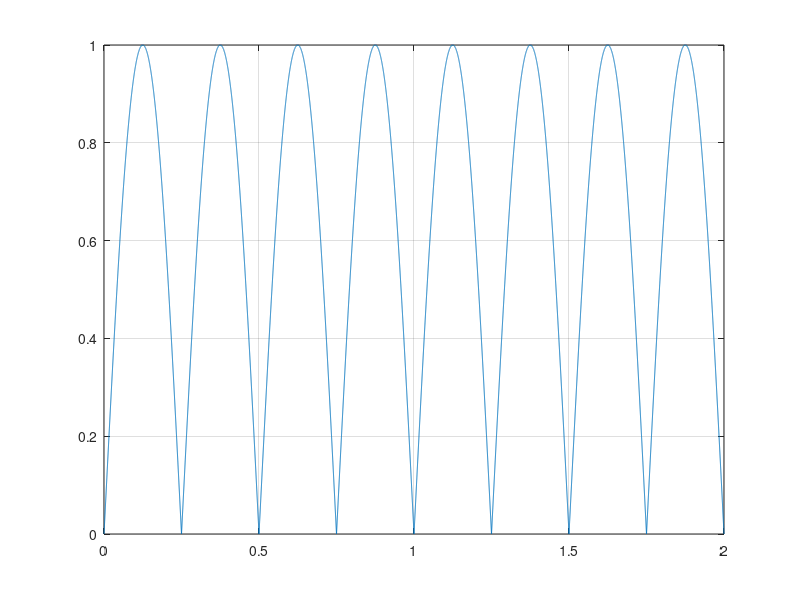
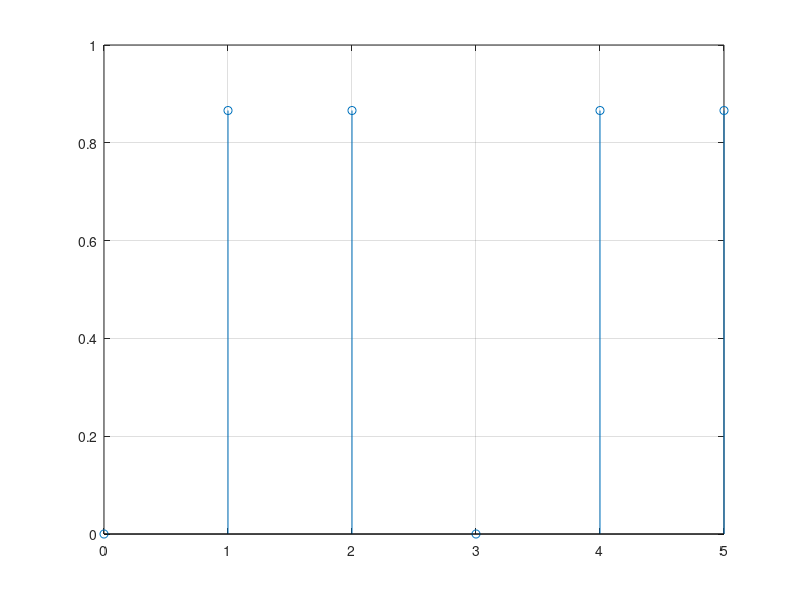

These figures' MATLAB source, in order:
Fs=12000;
Fo=2000;
%daca perioada este de 0.5ms atunci frecventa este de 2000Hz
N=0.5*12;
wo=2*pi*Fo/Fs;
n=0:N-1;
t=0:1/Fs:2;

s=abs(sin(2*pi*t*2));
%semnal binar aleator (valori 1 sau 0)
%reprezint semnalul continuu in timp absolut folosind functia plot
figure(1)
plot(t,s)
grid

s=abs(sin(wo*n));
%reprezint semnalul discret in functie de n folosind functia 
figure(2)
stem(n,s)
grid
